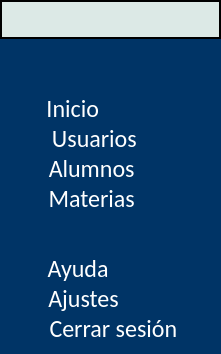
     <widget class="QFrame" name="sidebar">
      <property name="sizePolicy">
       <sizepolicy hsizetype="Expanding" vsizetype="Preferred">
        <horstretch>0</horstretch>
        <verstretch>0</verstretch>
       </sizepolicy>
      </property>
      <property name="maximumSize">
       <size>
        <width>64</width>
        <height>16777215</height>
       </size>
      </property>
      <property name="styleSheet">
       <string notr="true">QWidget {
   	border-bottom-right-radius: 0px;
	background:#003466;
}</string>
      </property>
      <property name="frameShape">
       <enum>QFrame::NoFrame</enum>
      </property>
      <property name="frameShadow">
       <enum>QFrame::Plain</enum>
      </property>
      <property name="lineWidth">
       <number>0</number>
      </property>
      <layout class="QVBoxLayout" name="verticalLayout_6">
       <property name="spacing">
        <number>0</number>
       </property>
       <property name="leftMargin">
        <number>0</number>
       </property>
       <property name="topMargin">
        <number>0</number>
       </property>
       <property name="rightMargin">
        <number>0</number>
       </property>
       <property name="bottomMargin">
        <number>0</number>
       </property>
       <item>
        <widget class="QFrame" name="frame_5">
         <property name="styleSheet">
          <string notr="true">QFrame {
    border: 2px solid black;
    background:#DCE9E6;
}</string>
         </property>
         <property name="frameShape">
          <enum>QFrame::StyledPanel</enum>
         </property>
         <property name="frameShadow">
          <enum>QFrame::Raised</enum>
         </property>
         <property name="lineWidth">
          <number>0</number>
         </property>
         <layout class="QGridLayout" name="gridLayout_7">
          <property name="leftMargin">
           <number>3</number>
          </property>
          <property name="topMargin">
           <number>12</number>
          </property>
          <item row="0" column="0" alignment="Qt::AlignLeft">
           <widget class="QLabel" name="label_6">
            <property name="sizePolicy">
             <sizepolicy hsizetype="Fixed" vsizetype="Fixed">
              <horstretch>0</horstretch>
              <verstretch>0</verstretch>
             </sizepolicy>
            </property>
            <property name="minimumSize">
             <size>
              <width>55</width>
              <height>0</height>
             </size>
            </property>
            <property name="maximumSize">
             <size>
              <width>55</width>
              <height>35</height>
             </size>
            </property>
            <property name="styleSheet">
             <string notr="true">border: none;</string>
            </property>
            <property name="text">
             <string/>
            </property>
            <property name="pixmap">
             <pixmap>:/logo/icons/logoNotxt.png</pixmap>
            </property>
            <property name="scaledContents">
             <bool>true</bool>
            </property>
            <property name="alignment">
             <set>Qt::AlignLeading|Qt::AlignLeft|Qt::AlignVCenter</set>
            </property>
            <property name="wordWrap">
             <bool>false</bool>
            </property>
           </widget>
          </item>
          <item row="0" column="1">
           <widget class="QLabel" name="hideLabel_3">
            <property name="sizePolicy">
             <sizepolicy hsizetype="Fixed" vsizetype="Fixed">
              <horstretch>0</horstretch>
              <verstretch>0</verstretch>
             </sizepolicy>
            </property>
            <property name="minimumSize">
             <size>
              <width>144</width>
              <height>0</height>
             </size>
            </property>
            <property name="maximumSize">
             <size>
              <width>16777215</width>
              <height>34</height>
             </size>
            </property>
            <property name="styleSheet">
             <string notr="true">border: none;</string>
            </property>
            <property name="text">
             <string/>
            </property>
            <property name="pixmap">
             <pixmap>:/logo/icons/ScholarylogOntxt.png</pixmap>
            </property>
            <property name="scaledContents">
             <bool>true</bool>
            </property>
           </widget>
          </item>
         </layout>
         <zorder>hideLabel_3</zorder>
         <zorder>label_6</zorder>
        </widget>
       </item>
       <item>
        <widget class="QFrame" name="buttonsFrame_3">
         <property name="enabled">
          <bool>true</bool>
         </property>
         <property name="sizePolicy">
          <sizepolicy hsizetype="Preferred" vsizetype="Expanding">
           <horstretch>0</horstretch>
           <verstretch>0</verstretch>
          </sizepolicy>
         </property>
         <property name="minimumSize">
          <size>
           <width>0</width>
           <height>0</height>
          </size>
         </property>
         <property name="maximumSize">
          <size>
           <width>225</width>
           <height>16777215</height>
          </size>
         </property>
         <property name="styleSheet">
          <string notr="true">/*background: transparent;</string>
         </property>
         <property name="frameShape">
          <enum>QFrame::StyledPanel</enum>
         </property>
         <property name="frameShadow">
          <enum>QFrame::Raised</enum>
         </property>
         <layout class="QVBoxLayout" name="verticalLayout_8">
          <property name="spacing">
           <number>0</number>
          </property>
          <property name="leftMargin">
           <number>0</number>
          </property>
          <property name="topMargin">
           <number>15</number>
          </property>
          <property name="rightMargin">
           <number>0</number>
          </property>
          <property name="bottomMargin">
           <number>10</number>
          </property>
          <item alignment="Qt::AlignLeft">
           <widget class="QPushButton" name="resizableBarButt">
            <property name="sizePolicy">
             <sizepolicy hsizetype="Fixed" vsizetype="Fixed">
              <horstretch>0</horstretch>
              <verstretch>0</verstretch>
             </sizepolicy>
            </property>
            <property name="minimumSize">
             <size>
              <width>51</width>
              <height>40</height>
             </size>
            </property>
            <property name="maximumSize">
             <size>
              <width>51</width>
              <height>40</height>
             </size>
            </property>
            <property name="styleSheet">
             <string notr="true">QPushButton {
    background: transparent;
    border: none;
	border-bottom-right-radius: 15px;
	border-top-right-radius: 15px;
}
QPushButton:hover {
    background-color: rgba(65,252,202, 0.3);
}

QPushButton:pressed {
    background-color: rgba(65,252,202, 0.5);
}</string>
            </property>
            <property name="text">
             <string/>
            </property>
            <property name="icon">
             <iconset>
              <normaloff>:/logo/icons/resizableBarIco.png</normaloff>:/logo/icons/resizableBarIco.png</iconset>
            </property>
            <property name="iconSize">
             <size>
              <width>30</width>
              <height>40</height>
             </size>
            </property>
           </widget>
          </item>
          <item>
           <widget class="QPushButton" name="inicButtIco">
            <property name="sizePolicy">
             <sizepolicy hsizetype="Fixed" vsizetype="Fixed">
              <horstretch>0</horstretch>
              <verstretch>0</verstretch>
             </sizepolicy>
            </property>
            <property name="minimumSize">
             <size>
              <width>205</width>
              <height>0</height>
             </size>
            </property>
            <property name="maximumSize">
             <size>
              <width>205</width>
              <height>40</height>
             </size>
            </property>
            <property name="font">
             <font>
              <family>Calibri</family>
              <pointsize>18</pointsize>
             </font>
            </property>
            <property name="styleSheet">
             <string notr="true">QPushButton {
	color: white;
    background: transparent;
    border: none;
	border-bottom-right-radius: 15px;
	border-top-right-radius: 15px;
}
QPushButton:hover {
    background-color: rgba(65,252,202, 0.3);
}

QPushButton:pressed {
    background-color: rgba(65,252,202, 0.5);
}</string>
            </property>
            <property name="text">
             <string>    Inicio               </string>
            </property>
            <property name="icon">
             <iconset>
              <normaloff>:/logo/icons/inicioIco.png</normaloff>:/logo/icons/inicioIco.png</iconset>
            </property>
            <property name="iconSize">
             <size>
              <width>32</width>
              <height>40</height>
             </size>
            </property>
           </widget>
          </item>
          <item>
           <widget class="QPushButton" name="maesButtIcon_3">
            <property name="sizePolicy">
             <sizepolicy hsizetype="Fixed" vsizetype="Fixed">
              <horstretch>0</horstretch>
              <verstretch>0</verstretch>
             </sizepolicy>
            </property>
            <property name="minimumSize">
             <size>
              <width>205</width>
              <height>0</height>
             </size>
            </property>
            <property name="maximumSize">
             <size>
              <width>205</width>
              <height>40</height>
             </size>
            </property>
            <property name="font">
             <font>
              <family>Calibri</family>
              <pointsize>18</pointsize>
             </font>
            </property>
            <property name="styleSheet">
             <string notr="true">QPushButton {
	color: white;
    background: transparent;
    border: none;
	border-bottom-right-radius: 15px;
	border-top-right-radius: 15px;
}
QPushButton:hover {
    background-color: rgba(65,252,202, 0.3);
}

QPushButton:pressed {
    background-color: rgba(65,252,202, 0.5);
}</string>
            </property>
            <property name="text">
             <string>    Usuarios       </string>
            </property>
            <property name="icon">
             <iconset>
              <normaloff>:/logo/icons/maestroIco.png</normaloff>:/logo/icons/maestroIco.png</iconset>
            </property>
            <property name="iconSize">
             <size>
              <width>32</width>
              <height>40</height>
             </size>
            </property>
           </widget>
          </item>
          <item>
           <widget class="QPushButton" name="alumButtIco_2">
            <property name="sizePolicy">
             <sizepolicy hsizetype="Fixed" vsizetype="Fixed">
              <horstretch>0</horstretch>
              <verstretch>0</verstretch>
             </sizepolicy>
            </property>
            <property name="minimumSize">
             <size>
              <width>205</width>
              <height>0</height>
             </size>
            </property>
            <property name="maximumSize">
             <size>
              <width>205</width>
              <height>40</height>
             </size>
            </property>
            <property name="font">
             <font>
              <family>Calibri</family>
              <pointsize>18</pointsize>
             </font>
            </property>
            <property name="autoFillBackground">
             <bool>false</bool>
            </property>
            <property name="styleSheet">
             <string notr="true">QPushButton {
	color: white;
    background: transparent;
    border: none;
	border-bottom-right-radius: 15px;
	border-top-right-radius: 15px;
}
QPushButton:hover {
    background-color: rgba(65,252,202, 0.3);
}

QPushButton:pressed {
    background-color: rgba(65,252,202, 0.5);
}
</string>
            </property>
            <property name="text">
             <string>    Alumnos        </string>
            </property>
            <property name="icon">
             <iconset>
              <normaloff>:/logo/icons/alumnoico.png</normaloff>:/logo/icons/alumnoico.png</iconset>
            </property>
            <property name="iconSize">
             <size>
              <width>32</width>
              <height>40</height>
             </size>
            </property>
           </widget>
          </item>
          <item>
           <widget class="QPushButton" name="materButtIco_6">
            <property name="sizePolicy">
             <sizepolicy hsizetype="Fixed" vsizetype="Fixed">
              <horstretch>0</horstretch>
              <verstretch>0</verstretch>
             </sizepolicy>
            </property>
            <property name="minimumSize">
             <size>
              <width>205</width>
              <height>0</height>
             </size>
            </property>
            <property name="maximumSize">
             <size>
              <width>205</width>
              <height>40</height>
             </size>
            </property>
            <property name="font">
             <font>
              <family>Calibri</family>
              <pointsize>18</pointsize>
             </font>
            </property>
            <property name="styleSheet">
             <string notr="true">QPushButton {
	color: white;
    background: transparent;
    border: none;
	border-bottom-right-radius: 15px;
	border-top-right-radius: 15px;
}
QPushButton:hover {
    background-color: rgba(65,252,202, 0.3);
}

QPushButton:pressed {
    background-color: rgba(65,252,202, 0.5);
}</string>
            </property>
            <property name="text">
             <string>    Materias        </string>
            </property>
            <property name="icon">
             <iconset>
              <normaloff>:/logo/icons/materiasIco.png</normaloff>:/logo/icons/materiasIco.png</iconset>
            </property>
            <property name="iconSize">
             <size>
              <width>32</width>
              <height>40</height>
             </size>
            </property>
           </widget>
          </item>
          <item>
           <spacer name="verticalSpacer_3">
            <property name="orientation">
             <enum>Qt::Vertical</enum>
            </property>
            <property name="sizeHint" stdset="0">
             <size>
              <width>20</width>
              <height>40</height>
             </size>
            </property>
           </spacer>
          </item>
          <item>
           <widget class="QPushButton" name="ayudbuttIco_3">
            <property name="sizePolicy">
             <sizepolicy hsizetype="Fixed" vsizetype="Fixed">
              <horstretch>0</horstretch>
              <verstretch>0</verstretch>
             </sizepolicy>
            </property>
            <property name="minimumSize">
             <size>
              <width>205</width>
              <height>0</height>
             </size>
            </property>
            <property name="maximumSize">
             <size>
              <width>205</width>
              <height>40</height>
             </size>
            </property>
            <property name="font">
             <font>
              <family>Calibri</family>
              <pointsize>18</pointsize>
             </font>
            </property>
            <property name="styleSheet">
             <string notr="true">QPushButton {
	color: white;
    background: transparent;
    border: none;
	border-bottom-right-radius: 15px;
	border-top-right-radius: 15px;
}
QPushButton:hover {
    background-color: rgba(65,252,202, 0.3);
}

QPushButton:pressed {
    background-color: rgba(65,252,202, 0.5);
}</string>
            </property>
            <property name="text">
             <string>    Ayuda             </string>
            </property>
            <property name="icon">
             <iconset>
              <normaloff>:/logo/icons/ayudaIco.png</normaloff>:/logo/icons/ayudaIco.png</iconset>
            </property>
            <property name="iconSize">
             <size>
              <width>32</width>
              <height>40</height>
             </size>
            </property>
           </widget>
          </item>
          <item>
           <widget class="QPushButton" name="configButtico_3">
            <property name="sizePolicy">
             <sizepolicy hsizetype="Fixed" vsizetype="Fixed">
              <horstretch>0</horstretch>
              <verstretch>0</verstretch>
             </sizepolicy>
            </property>
            <property name="minimumSize">
             <size>
              <width>205</width>
              <height>0</height>
             </size>
            </property>
            <property name="maximumSize">
             <size>
              <width>205</width>
              <height>40</height>
             </size>
            </property>
            <property name="font">
             <font>
              <family>Calibri</family>
              <pointsize>18</pointsize>
             </font>
            </property>
            <property name="styleSheet">
             <string notr="true">QPushButton {
	color: white;
    background: transparent;
    border: none;
	border-bottom-right-radius: 15px;
	border-top-right-radius: 15px;
}
QPushButton:hover {
    background-color: rgba(65,252,202, 0.3);
}

QPushButton:pressed {
    background-color: rgba(65,252,202, 0.5);
}</string>
            </property>
            <property name="text">
             <string>    Ajustes           </string>
            </property>
            <property name="icon">
             <iconset>
              <normaloff>:/logo/icons/cconfigIco.png</normaloff>:/logo/icons/cconfigIco.png</iconset>
            </property>
            <property name="iconSize">
             <size>
              <width>32</width>
              <height>40</height>
             </size>
            </property>
           </widget>
          </item>
          <item>
           <widget class="QPushButton" name="logOutButtIco_3">
            <property name="sizePolicy">
             <sizepolicy hsizetype="Fixed" vsizetype="Fixed">
              <horstretch>0</horstretch>
              <verstretch>0</verstretch>
             </sizepolicy>
            </property>
            <property name="minimumSize">
             <size>
              <width>205</width>
              <height>0</height>
             </size>
            </property>
            <property name="maximumSize">
             <size>
              <width>205</width>
              <height>40</height>
             </size>
            </property>
            <property name="font">
             <font>
              <family>Calibri</family>
              <pointsize>18</pointsize>
             </font>
            </property>
            <property name="styleSheet">
             <string notr="true">QPushButton {
    background: transparent;
    border: none;
	color: white;
	border-bottom-right-radius: 15px;
	border-top-right-radius: 15px;
}
QPushButton:hover {
    background-color: rgba(65,252,202, 0.3);
}

QPushButton:pressed {
    background-color: rgba(65,252,202, 0.5);
}</string>
            </property>
            <property name="text">
             <string>    Cerrar sesión</string>
            </property>
            <property name="icon">
             <iconset>
              <normaloff>:/logo/icons/logoutIco.png</normaloff>:/logo/icons/logoutIco.png</iconset>
            </property>
            <property name="iconSize">
             <size>
              <width>32</width>
              <height>40</height>
             </size>
            </property>
           </widget>
          </item>
         </layout>
        </widget>
       </item>
      </layout>
     </widget>
